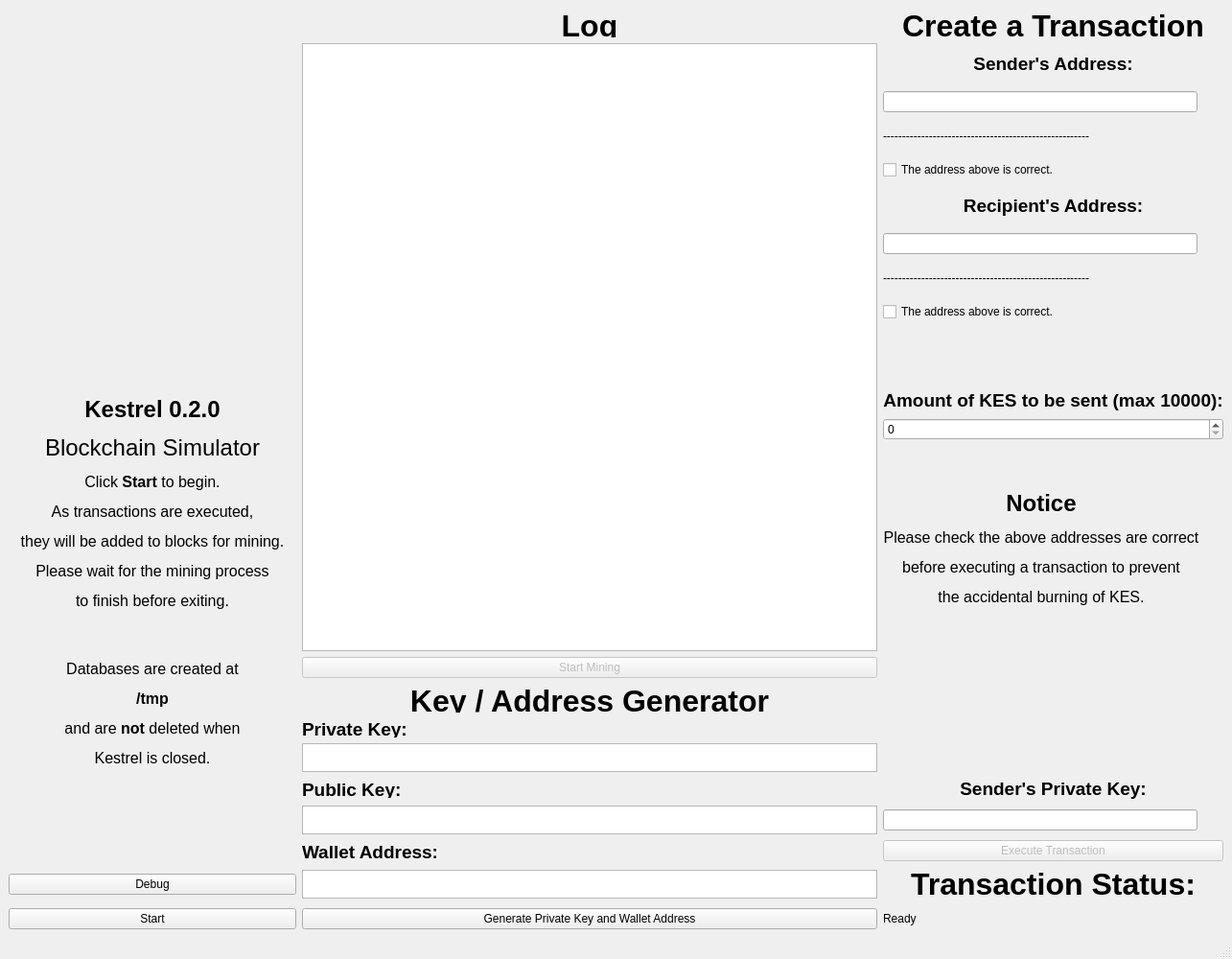
<?xml version="1.0" encoding="UTF-8"?>
<ui version="4.0">
 <class>Kestrel</class>
 <widget class="QMainWindow" name="Kestrel">
  <property name="enabled">
   <bool>true</bool>
  </property>
  <property name="geometry">
   <rect>
    <x>0</x>
    <y>0</y>
    <width>1280</width>
    <height>1000</height>
   </rect>
  </property>
  <property name="windowTitle">
   <string>Kestrel</string>
  </property>
  <widget class="QWidget" name="centralwidget">
   <layout class="QGridLayout" name="gridLayout">
    <item row="15" column="2">
     <widget class="QLabel" name="amtToSendLabel">
      <property name="text">
       <string>&lt;html&gt;&lt;head/&gt;&lt;body&gt;&lt;p align=&quot;center&quot;&gt;&lt;span style=&quot; font-size:14pt; font-weight:600;&quot;&gt;Amount of KES to be sent (max 10000):&lt;/span&gt;&lt;/p&gt;&lt;/body&gt;&lt;/html&gt;</string>
      </property>
     </widget>
    </item>
    <item row="4" column="1">
     <widget class="QLabel" name="logLabel">
      <property name="maximumSize">
       <size>
        <width>16777215</width>
        <height>30</height>
       </size>
      </property>
      <property name="text">
       <string>&lt;html&gt;&lt;head/&gt;&lt;body&gt;&lt;p align=&quot;center&quot;&gt;&lt;span style=&quot; font-size:24pt; font-weight:600;&quot;&gt;Log&lt;/span&gt;&lt;/p&gt;&lt;/body&gt;&lt;/html&gt;</string>
      </property>
     </widget>
    </item>
    <item row="5" column="2">
     <widget class="QLabel" name="sndAdrLabel">
      <property name="text">
       <string>&lt;html&gt;&lt;head/&gt;&lt;body&gt;&lt;p align=&quot;center&quot;&gt;&lt;span style=&quot; font-size:14pt; font-weight:600;&quot;&gt;Sender's Address:&lt;/span&gt;&lt;/p&gt;&lt;/body&gt;&lt;/html&gt;</string>
      </property>
     </widget>
    </item>
    <item row="8" column="2">
     <widget class="QCheckBox" name="sndAdrCheckBox">
      <property name="text">
       <string>The address above is correct.</string>
      </property>
     </widget>
    </item>
    <item row="27" column="0">
     <widget class="QPushButton" name="debugButton">
      <property name="enabled">
       <bool>true</bool>
      </property>
      <property name="text">
       <string>Debug</string>
      </property>
     </widget>
    </item>
    <item row="11" column="2">
     <widget class="QLabel" name="typedRecipAdrLabel">
      <property name="sizePolicy">
       <sizepolicy hsizetype="Fixed" vsizetype="Fixed">
        <horstretch>0</horstretch>
        <verstretch>0</verstretch>
       </sizepolicy>
      </property>
      <property name="minimumSize">
       <size>
        <width>328</width>
        <height>38</height>
       </size>
      </property>
      <property name="text">
       <string>------------------------------------------------------</string>
      </property>
     </widget>
    </item>
    <item row="9" column="2">
     <widget class="QLabel" name="recipAdrLabel">
      <property name="text">
       <string>&lt;html&gt;&lt;head/&gt;&lt;body&gt;&lt;p align=&quot;center&quot;&gt;&lt;span style=&quot; font-size:14pt; font-weight:600;&quot;&gt;Recipient's Address:&lt;/span&gt;&lt;/p&gt;&lt;/body&gt;&lt;/html&gt;</string>
      </property>
     </widget>
    </item>
    <item row="4" column="0" rowspan="8">
     <widget class="QLabel" name="logoLabel">
      <property name="enabled">
       <bool>true</bool>
      </property>
      <property name="sizePolicy">
       <sizepolicy hsizetype="Fixed" vsizetype="Fixed">
        <horstretch>0</horstretch>
        <verstretch>0</verstretch>
       </sizepolicy>
      </property>
      <property name="minimumSize">
       <size>
        <width>300</width>
        <height>300</height>
       </size>
      </property>
      <property name="maximumSize">
       <size>
        <width>300</width>
        <height>300</height>
       </size>
      </property>
      <property name="baseSize">
       <size>
        <width>0</width>
        <height>0</height>
       </size>
      </property>
      <property name="text">
       <string/>
      </property>
      <property name="pixmap">
       <pixmap resource="../kestrel/resources.qrc">:/files/images/kestrel.png</pixmap>
      </property>
      <property name="scaledContents">
       <bool>true</bool>
      </property>
      <property name="alignment">
       <set>Qt::AlignHCenter|Qt::AlignTop</set>
      </property>
     </widget>
    </item>
    <item row="10" column="2">
     <widget class="QLineEdit" name="recipAdrLineEdit">
      <property name="sizePolicy">
       <sizepolicy hsizetype="Fixed" vsizetype="Fixed">
        <horstretch>0</horstretch>
        <verstretch>0</verstretch>
       </sizepolicy>
      </property>
      <property name="minimumSize">
       <size>
        <width>328</width>
        <height>0</height>
       </size>
      </property>
      <property name="maxLength">
       <number>38</number>
      </property>
     </widget>
    </item>
    <item row="12" column="0" rowspan="15">
     <widget class="QLabel" name="aboutLabel">
      <property name="text">
       <string>&lt;html&gt;&lt;head/&gt;&lt;body&gt;&lt;p&gt;&lt;span style=&quot; font-size:18pt; font-weight:600;&quot;&gt;Kestrel 0.2.0&lt;/span&gt;&lt;/p&gt;&lt;p&gt;&lt;span style=&quot; font-size:18pt;&quot;&gt;Blockchain Simulator&lt;/span&gt;&lt;/p&gt;&lt;p&gt;&lt;span style=&quot; font-size:12pt;&quot;&gt;Click &lt;/span&gt;&lt;span style=&quot; font-size:12pt; font-weight:600;&quot;&gt;Start&lt;/span&gt;&lt;span style=&quot; font-size:12pt;&quot;&gt; to begin.&lt;/span&gt;&lt;/p&gt;&lt;p&gt;&lt;span style=&quot; font-size:12pt;&quot;&gt;As transactions are executed,&lt;/span&gt;&lt;/p&gt;&lt;p&gt;&lt;span style=&quot; font-size:12pt;&quot;&gt;they will be added to blocks for mining.&lt;/span&gt;&lt;/p&gt;&lt;p&gt;&lt;span style=&quot; font-size:12pt;&quot;&gt;Please wait for the mining process&lt;/span&gt;&lt;/p&gt;&lt;p&gt;&lt;span style=&quot; font-size:12pt;&quot;&gt;to finish before exiting.&lt;/span&gt;&lt;/p&gt;&lt;p&gt;&lt;br/&gt;&lt;/p&gt;&lt;p&gt;&lt;span style=&quot; font-size:12pt;&quot;&gt;Databases are created at&lt;/span&gt;&lt;/p&gt;&lt;p&gt;&lt;span style=&quot; font-size:12pt; font-weight:600;&quot;&gt;/tmp&lt;/span&gt;&lt;/p&gt;&lt;p&gt;&lt;span style=&quot; font-size:12pt;&quot;&gt;and are &lt;/span&gt;&lt;span style=&quot; font-size:12pt; font-weight:600;&quot;&gt;not&lt;/span&gt;&lt;span style=&quot; font-size:12pt;&quot;&gt; deleted when&lt;/span&gt;&lt;/p&gt;&lt;p&gt;&lt;span style=&quot; font-size:12pt;&quot;&gt;Kestrel is closed.&lt;/span&gt;&lt;/p&gt;&lt;/body&gt;&lt;/html&gt;</string>
      </property>
      <property name="alignment">
       <set>Qt::AlignCenter</set>
      </property>
     </widget>
    </item>
    <item row="28" column="1">
     <widget class="QPushButton" name="generateKButton">
      <property name="maximumSize">
       <size>
        <width>16777215</width>
        <height>16777215</height>
       </size>
      </property>
      <property name="text">
       <string>Generate Private Key and Wallet Address</string>
      </property>
     </widget>
    </item>
    <item row="7" column="2">
     <widget class="QLabel" name="typedSndAdrLabel">
      <property name="sizePolicy">
       <sizepolicy hsizetype="Fixed" vsizetype="Fixed">
        <horstretch>0</horstretch>
        <verstretch>0</verstretch>
       </sizepolicy>
      </property>
      <property name="minimumSize">
       <size>
        <width>328</width>
        <height>38</height>
       </size>
      </property>
      <property name="text">
       <string>------------------------------------------------------</string>
      </property>
      <property name="scaledContents">
       <bool>false</bool>
      </property>
      <property name="wordWrap">
       <bool>false</bool>
      </property>
     </widget>
    </item>
    <item row="6" column="2">
     <widget class="QLineEdit" name="sndAdrLineEdit">
      <property name="sizePolicy">
       <sizepolicy hsizetype="Fixed" vsizetype="Fixed">
        <horstretch>0</horstretch>
        <verstretch>0</verstretch>
       </sizepolicy>
      </property>
      <property name="minimumSize">
       <size>
        <width>328</width>
        <height>0</height>
       </size>
      </property>
      <property name="maxLength">
       <number>38</number>
      </property>
     </widget>
    </item>
    <item row="28" column="0">
     <widget class="QPushButton" name="startButton">
      <property name="enabled">
       <bool>true</bool>
      </property>
      <property name="sizePolicy">
       <sizepolicy hsizetype="Preferred" vsizetype="Preferred">
        <horstretch>0</horstretch>
        <verstretch>0</verstretch>
       </sizepolicy>
      </property>
      <property name="text">
       <string>Start</string>
      </property>
     </widget>
    </item>
    <item row="4" column="2">
     <widget class="QLabel" name="txLabel">
      <property name="maximumSize">
       <size>
        <width>16777215</width>
        <height>30</height>
       </size>
      </property>
      <property name="text">
       <string>&lt;html&gt;&lt;head/&gt;&lt;body&gt;&lt;p align=&quot;center&quot;&gt;&lt;span style=&quot; font-size:24pt; font-weight:600;&quot;&gt;Create a Transaction&lt;/span&gt;&lt;/p&gt;&lt;/body&gt;&lt;/html&gt;</string>
      </property>
     </widget>
    </item>
    <item row="12" column="2">
     <widget class="QCheckBox" name="recipAdrCheckBox">
      <property name="text">
       <string>The address above is correct.</string>
      </property>
     </widget>
    </item>
    <item row="16" column="2">
     <widget class="QSpinBox" name="amtToSendSpinBox">
      <property name="enabled">
       <bool>true</bool>
      </property>
      <property name="frame">
       <bool>true</bool>
      </property>
      <property name="maximum">
       <number>10000</number>
      </property>
     </widget>
    </item>
    <item row="27" column="1">
     <widget class="QTextBrowser" name="adrTextBrowser">
      <property name="minimumSize">
       <size>
        <width>600</width>
        <height>0</height>
       </size>
      </property>
      <property name="maximumSize">
       <size>
        <width>600</width>
        <height>30</height>
       </size>
      </property>
     </widget>
    </item>
    <item row="26" column="1">
     <widget class="QLabel" name="addressLabel">
      <property name="minimumSize">
       <size>
        <width>0</width>
        <height>20</height>
       </size>
      </property>
      <property name="maximumSize">
       <size>
        <width>16777215</width>
        <height>20</height>
       </size>
      </property>
      <property name="text">
       <string>&lt;html&gt;&lt;head/&gt;&lt;body&gt;&lt;p&gt;&lt;span style=&quot; font-size:14pt; font-weight:600;&quot;&gt;Wallet Address:&lt;/span&gt;&lt;/p&gt;&lt;/body&gt;&lt;/html&gt;</string>
      </property>
     </widget>
    </item>
    <item row="25" column="1">
     <widget class="QTextBrowser" name="pubKeyTextBrowser">
      <property name="minimumSize">
       <size>
        <width>600</width>
        <height>0</height>
       </size>
      </property>
      <property name="maximumSize">
       <size>
        <width>600</width>
        <height>30</height>
       </size>
      </property>
     </widget>
    </item>
    <item row="24" column="1">
     <widget class="QLabel" name="pubKeyLabel">
      <property name="minimumSize">
       <size>
        <width>0</width>
        <height>20</height>
       </size>
      </property>
      <property name="maximumSize">
       <size>
        <width>16777215</width>
        <height>20</height>
       </size>
      </property>
      <property name="text">
       <string>&lt;html&gt;&lt;head/&gt;&lt;body&gt;&lt;p&gt;&lt;span style=&quot; font-size:14pt; font-weight:600;&quot;&gt;Public Key:&lt;/span&gt;&lt;/p&gt;&lt;/body&gt;&lt;/html&gt;</string>
      </property>
     </widget>
    </item>
    <item row="23" column="1">
     <widget class="QTextBrowser" name="prvKeyTextBrowser">
      <property name="minimumSize">
       <size>
        <width>600</width>
        <height>0</height>
       </size>
      </property>
      <property name="maximumSize">
       <size>
        <width>600</width>
        <height>30</height>
       </size>
      </property>
     </widget>
    </item>
    <item row="22" column="1">
     <widget class="QLabel" name="prvKeyLabel">
      <property name="minimumSize">
       <size>
        <width>0</width>
        <height>20</height>
       </size>
      </property>
      <property name="maximumSize">
       <size>
        <width>16777215</width>
        <height>20</height>
       </size>
      </property>
      <property name="text">
       <string>&lt;html&gt;&lt;head/&gt;&lt;body&gt;&lt;p&gt;&lt;span style=&quot; font-size:14pt; font-weight:600;&quot;&gt;Private Key:&lt;/span&gt;&lt;/p&gt;&lt;/body&gt;&lt;/html&gt;</string>
      </property>
     </widget>
    </item>
    <item row="18" column="2">
     <widget class="QLabel" name="txInfoLabel">
      <property name="sizePolicy">
       <sizepolicy hsizetype="Fixed" vsizetype="Fixed">
        <horstretch>0</horstretch>
        <verstretch>0</verstretch>
       </sizepolicy>
      </property>
      <property name="minimumSize">
       <size>
        <width>328</width>
        <height>150</height>
       </size>
      </property>
      <property name="text">
       <string>&lt;html&gt;&lt;head/&gt;&lt;body&gt;&lt;p align=&quot;center&quot;&gt;&lt;span style=&quot; font-size:18pt; font-weight:600;&quot;&gt;Notice&lt;/span&gt;&lt;/p&gt;&lt;p align=&quot;center&quot;&gt;&lt;span style=&quot; font-size:12pt;&quot;&gt;Please check the above addresses are correct&lt;/span&gt;&lt;/p&gt;&lt;p align=&quot;center&quot;&gt;&lt;span style=&quot; font-size:12pt;&quot;&gt;before executing a transaction to prevent&lt;/span&gt;&lt;/p&gt;&lt;p align=&quot;center&quot;&gt;&lt;span style=&quot; font-size:12pt;&quot;&gt;the accidental burning of KES.&lt;/span&gt;&lt;/p&gt;&lt;/body&gt;&lt;/html&gt;</string>
      </property>
     </widget>
    </item>
    <item row="21" column="1">
     <widget class="QLabel" name="keyAdrLabel">
      <property name="maximumSize">
       <size>
        <width>16777215</width>
        <height>30</height>
       </size>
      </property>
      <property name="text">
       <string>&lt;html&gt;&lt;head/&gt;&lt;body&gt;&lt;p align=&quot;center&quot;&gt;&lt;span style=&quot; font-size:24pt; font-weight:600;&quot;&gt;Key / Address Generator&lt;/span&gt;&lt;/p&gt;&lt;/body&gt;&lt;/html&gt;</string>
      </property>
     </widget>
    </item>
    <item row="20" column="1">
     <widget class="QPushButton" name="mineButton">
      <property name="enabled">
       <bool>false</bool>
      </property>
      <property name="text">
       <string>Start Mining</string>
      </property>
      <property name="checkable">
       <bool>true</bool>
      </property>
     </widget>
    </item>
    <item row="5" column="1" rowspan="15">
     <widget class="QTextBrowser" name="textBrowser">
      <property name="minimumSize">
       <size>
        <width>0</width>
        <height>360</height>
       </size>
      </property>
      <property name="maximumSize">
       <size>
        <width>600</width>
        <height>16777215</height>
       </size>
      </property>
     </widget>
    </item>
    <item row="28" column="2">
     <widget class="QLabel" name="txStatusInfoLabel">
      <property name="text">
       <string>Ready</string>
      </property>
     </widget>
    </item>
    <item row="27" column="2">
     <widget class="QLabel" name="txStatusLabel">
      <property name="text">
       <string>&lt;html&gt;&lt;head/&gt;&lt;body&gt;&lt;p align=&quot;center&quot;&gt;&lt;span style=&quot; font-size:24pt; font-weight:600;&quot;&gt;Transaction Status:&lt;/span&gt;&lt;/p&gt;&lt;/body&gt;&lt;/html&gt;</string>
      </property>
     </widget>
    </item>
    <item row="26" column="2">
     <widget class="QPushButton" name="addTxButton">
      <property name="enabled">
       <bool>false</bool>
      </property>
      <property name="text">
       <string>Execute Transaction</string>
      </property>
     </widget>
    </item>
    <item row="25" column="2">
     <widget class="QLineEdit" name="sndPkeyLineEdit">
      <property name="sizePolicy">
       <sizepolicy hsizetype="Fixed" vsizetype="Fixed">
        <horstretch>0</horstretch>
        <verstretch>0</verstretch>
       </sizepolicy>
      </property>
      <property name="minimumSize">
       <size>
        <width>328</width>
        <height>0</height>
       </size>
      </property>
      <property name="maxLength">
       <number>32</number>
      </property>
     </widget>
    </item>
    <item row="24" column="2">
     <widget class="QLabel" name="sndPkeyLabel">
      <property name="text">
       <string>&lt;html&gt;&lt;head/&gt;&lt;body&gt;&lt;p align=&quot;center&quot;&gt;&lt;span style=&quot; font-size:14pt; font-weight:600;&quot;&gt;Sender's Private Key:&lt;/span&gt;&lt;/p&gt;&lt;/body&gt;&lt;/html&gt;</string>
      </property>
     </widget>
    </item>
   </layout>
  </widget>
  <widget class="QMenuBar" name="menubar">
   <property name="geometry">
    <rect>
     <x>0</x>
     <y>0</y>
     <width>1280</width>
     <height>24</height>
    </rect>
   </property>
  </widget>
  <widget class="QStatusBar" name="statusbar"/>
 </widget>
 <resources>
  <include location="../kestrel/resources.qrc"/>
 </resources>
 <connections/>
</ui>
